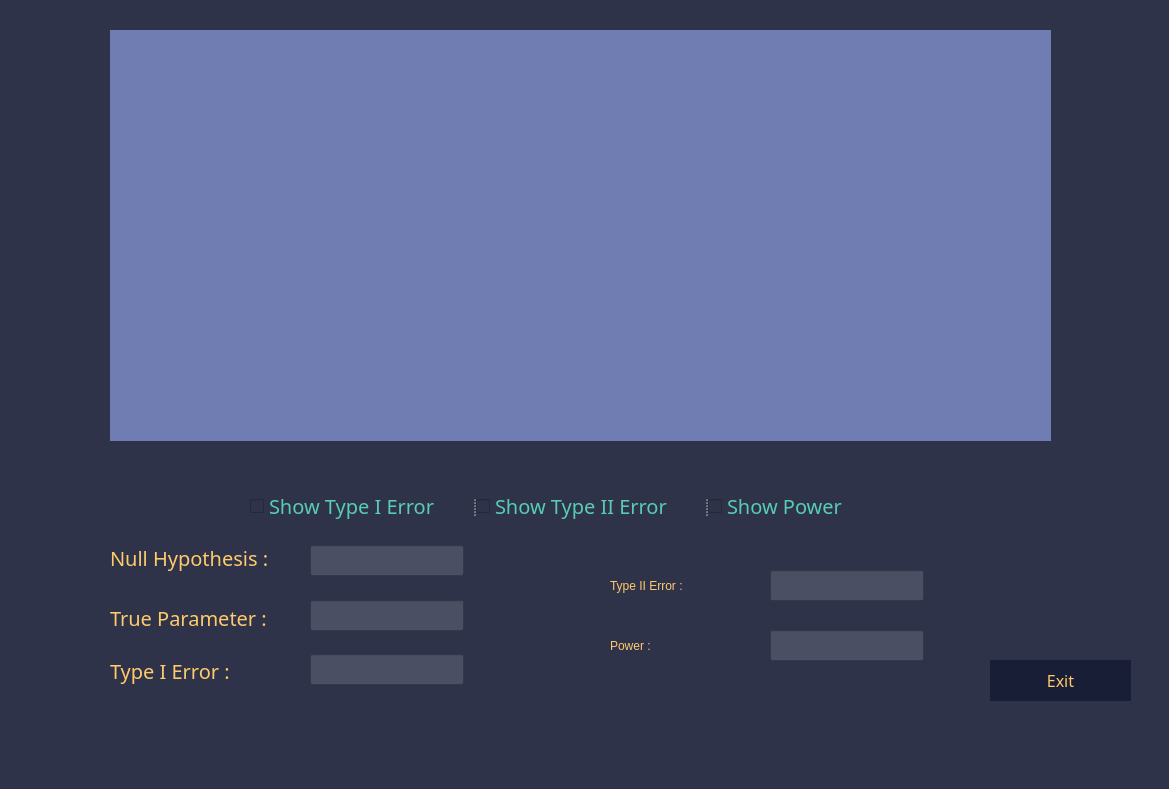
<?xml version="1.0" encoding="UTF-8"?>
<ui version="4.0">
 <class>MainWindow</class>
 <widget class="QMainWindow" name="MainWindow">
  <property name="geometry">
   <rect>
    <x>0</x>
    <y>0</y>
    <width>1169</width>
    <height>789</height>
   </rect>
  </property>
  <property name="windowTitle">
   <string>MainWindow</string>
  </property>
  <property name="styleSheet">
   <string notr="true">background-color: #2e3349;</string>
  </property>
  <widget class="QWidget" name="centralwidget">
   <widget class="PlotWidget" name="graph" native="true">
    <property name="geometry">
     <rect>
      <x>110</x>
      <y>30</y>
      <width>941</width>
      <height>411</height>
     </rect>
    </property>
    <property name="styleSheet">
     <string notr="true">background: #707DB3;</string>
    </property>
   </widget>
   <widget class="QPushButton" name="exit">
    <property name="geometry">
     <rect>
      <x>990</x>
      <y>660</y>
      <width>141</width>
      <height>41</height>
     </rect>
    </property>
    <property name="font">
     <font>
      <family>Algerian</family>
      <pointsize>12</pointsize>
     </font>
    </property>
    <property name="styleSheet">
     <string notr="true">color: #FFCA6C;
border-color: rgb(255, 255, 255);
background-color: #181e36;
border: 0px solid white</string>
    </property>
    <property name="text">
     <string>Exit</string>
    </property>
   </widget>
   <widget class="QSplitter" name="splitter_4">
    <property name="geometry">
     <rect>
      <x>490</x>
      <y>460</y>
      <width>0</width>
      <height>0</height>
     </rect>
    </property>
    <property name="orientation">
     <enum>Qt::Horizontal</enum>
    </property>
    <widget class="QSplitter" name="splitter_5">
     <property name="orientation">
      <enum>Qt::Horizontal</enum>
     </property>
    </widget>
   </widget>
   <widget class="QSplitter" name="splitter">
    <property name="geometry">
     <rect>
      <x>250</x>
      <y>490</y>
      <width>621</width>
      <height>32</height>
     </rect>
    </property>
    <property name="orientation">
     <enum>Qt::Horizontal</enum>
    </property>
    <widget class="QCheckBox" name="show_type_i">
     <property name="font">
      <font>
       <family>Baskerville Old Face</family>
       <pointsize>15</pointsize>
       <weight>50</weight>
       <italic>false</italic>
       <bold>false</bold>
      </font>
     </property>
     <property name="styleSheet">
      <string notr="true">color: #58ccb4;font: 15pt &quot;Baskerville Old Face&quot;;</string>
     </property>
     <property name="text">
      <string>Show Type I Error</string>
     </property>
    </widget>
    <widget class="QCheckBox" name="show_type_ii">
     <property name="font">
      <font>
       <family>Baskerville Old Face</family>
       <pointsize>15</pointsize>
       <weight>50</weight>
       <italic>false</italic>
       <bold>false</bold>
      </font>
     </property>
     <property name="styleSheet">
      <string notr="true">color: #58ccb4;font: 15pt &quot;Baskerville Old Face&quot;;</string>
     </property>
     <property name="text">
      <string>Show Type II Error</string>
     </property>
    </widget>
    <widget class="QCheckBox" name="show_power">
     <property name="font">
      <font>
       <family>Baskerville Old Face</family>
       <pointsize>15</pointsize>
       <weight>50</weight>
       <italic>false</italic>
       <bold>false</bold>
      </font>
     </property>
     <property name="styleSheet">
      <string notr="true">color: #58ccb4;font: 15pt &quot;Baskerville Old Face&quot;;</string>
     </property>
     <property name="text">
      <string>Show Power</string>
     </property>
    </widget>
   </widget>
   <widget class="QLabel" name="label_2">
    <property name="geometry">
     <rect>
      <x>610</x>
      <y>570</y>
      <width>171</width>
      <height>31</height>
     </rect>
    </property>
    <property name="styleSheet">
     <string notr="true">color: #FFCA6C;
font: 15pt &quot;Baskerville Old Face&quot;;</string>
    </property>
    <property name="text">
     <string>Type II Error :</string>
    </property>
   </widget>
   <widget class="QLabel" name="label_3">
    <property name="geometry">
     <rect>
      <x>610</x>
      <y>630</y>
      <width>111</width>
      <height>31</height>
     </rect>
    </property>
    <property name="styleSheet">
     <string notr="true">color: #FFCA6C;
font: 15pt &quot;Baskerville Old Face&quot;;</string>
    </property>
    <property name="text">
     <string>Power :</string>
    </property>
   </widget>
   <widget class="QLineEdit" name="type_ii_error">
    <property name="geometry">
     <rect>
      <x>770</x>
      <y>570</y>
      <width>154</width>
      <height>31</height>
     </rect>
    </property>
    <property name="styleSheet">
     <string notr="true">background-color: #4a4f63;
border-color: rgb(4, 4, 4);
font: 12pt &quot;Arial Rounded MT Bold&quot;;
color: rgb(255, 255, 255);</string>
    </property>
    <property name="readOnly">
     <bool>true</bool>
    </property>
   </widget>
   <widget class="QLineEdit" name="power">
    <property name="geometry">
     <rect>
      <x>770</x>
      <y>630</y>
      <width>154</width>
      <height>31</height>
     </rect>
    </property>
    <property name="styleSheet">
     <string notr="true">background-color: #4a4f63;
border-color: rgb(4, 4, 4);
font: 12pt &quot;Arial Rounded MT Bold&quot;;
color: rgb(255, 255, 255);</string>
    </property>
    <property name="readOnly">
     <bool>true</bool>
    </property>
   </widget>
   <widget class="QLabel" name="label_6">
    <property name="geometry">
     <rect>
      <x>110</x>
      <y>540</y>
      <width>191</width>
      <height>37</height>
     </rect>
    </property>
    <property name="font">
     <font>
      <family>Baskerville Old Face</family>
      <pointsize>15</pointsize>
      <weight>50</weight>
      <italic>false</italic>
      <bold>false</bold>
     </font>
    </property>
    <property name="styleSheet">
     <string notr="true">color: #FFCA6C;
font: 15pt &quot;Baskerville Old Face&quot;;
</string>
    </property>
    <property name="text">
     <string>Null Hypothesis :</string>
    </property>
    <property name="textFormat">
     <enum>Qt::RichText</enum>
    </property>
   </widget>
   <widget class="QLineEdit" name="h0mu">
    <property name="geometry">
     <rect>
      <x>310</x>
      <y>545</y>
      <width>154</width>
      <height>31</height>
     </rect>
    </property>
    <property name="styleSheet">
     <string notr="true">background-color: #4a4f63;
border-color: rgb(4, 4, 4);
font: 12pt &quot;Arial Rounded MT Bold&quot;;
color: rgb(255, 255, 255);</string>
    </property>
   </widget>
   <widget class="QLabel" name="label_5">
    <property name="geometry">
     <rect>
      <x>110</x>
      <y>657</y>
      <width>151</width>
      <height>28</height>
     </rect>
    </property>
    <property name="font">
     <font>
      <family>Baskerville Old Face</family>
      <pointsize>15</pointsize>
      <weight>50</weight>
      <italic>false</italic>
      <bold>false</bold>
     </font>
    </property>
    <property name="styleSheet">
     <string notr="true">color: #FFCA6C;
font: 15pt &quot;Baskerville Old Face&quot;;
</string>
    </property>
    <property name="text">
     <string>Type I Error :</string>
    </property>
   </widget>
   <widget class="QLineEdit" name="type_i_error">
    <property name="geometry">
     <rect>
      <x>310</x>
      <y>654</y>
      <width>154</width>
      <height>31</height>
     </rect>
    </property>
    <property name="styleSheet">
     <string notr="true">background-color: #4a4f63;
border-color: rgb(4, 4, 4);
font: 12pt &quot;Arial Rounded MT Bold&quot;;
color: rgb(255, 255, 255);</string>
    </property>
   </widget>
   <widget class="QLineEdit" name="hamu">
    <property name="geometry">
     <rect>
      <x>310</x>
      <y>600</y>
      <width>154</width>
      <height>31</height>
     </rect>
    </property>
    <property name="styleSheet">
     <string notr="true">background-color: #4a4f63;
border-color: rgb(4, 4, 4);
font: 12pt &quot;Arial Rounded MT Bold&quot;;
color: rgb(255, 255, 255);</string>
    </property>
   </widget>
   <widget class="QLabel" name="label_4">
    <property name="geometry">
     <rect>
      <x>110</x>
      <y>600</y>
      <width>181</width>
      <height>37</height>
     </rect>
    </property>
    <property name="font">
     <font>
      <family>Baskerville Old Face</family>
      <pointsize>15</pointsize>
      <weight>50</weight>
      <italic>false</italic>
      <bold>false</bold>
     </font>
    </property>
    <property name="styleSheet">
     <string notr="true">color: #FFCA6C;
font: 15pt &quot;Baskerville Old Face&quot;;

</string>
    </property>
    <property name="text">
     <string>True Parameter :</string>
    </property>
    <property name="textFormat">
     <enum>Qt::RichText</enum>
    </property>
   </widget>
  </widget>
  <widget class="QMenuBar" name="menubar">
   <property name="geometry">
    <rect>
     <x>0</x>
     <y>0</y>
     <width>1169</width>
     <height>25</height>
    </rect>
   </property>
  </widget>
  <widget class="QStatusBar" name="statusbar"/>
 </widget>
 <customwidgets>
  <customwidget>
   <class>PlotWidget</class>
   <extends>QWidget</extends>
   <header location="global">pyqtgraph</header>
   <container>1</container>
  </customwidget>
 </customwidgets>
 <tabstops>
  <tabstop>h0mu</tabstop>
  <tabstop>hamu</tabstop>
  <tabstop>type_i_error</tabstop>
  <tabstop>show_type_i</tabstop>
  <tabstop>show_type_ii</tabstop>
  <tabstop>show_power</tabstop>
  <tabstop>exit</tabstop>
 </tabstops>
 <resources/>
 <connections/>
</ui>
